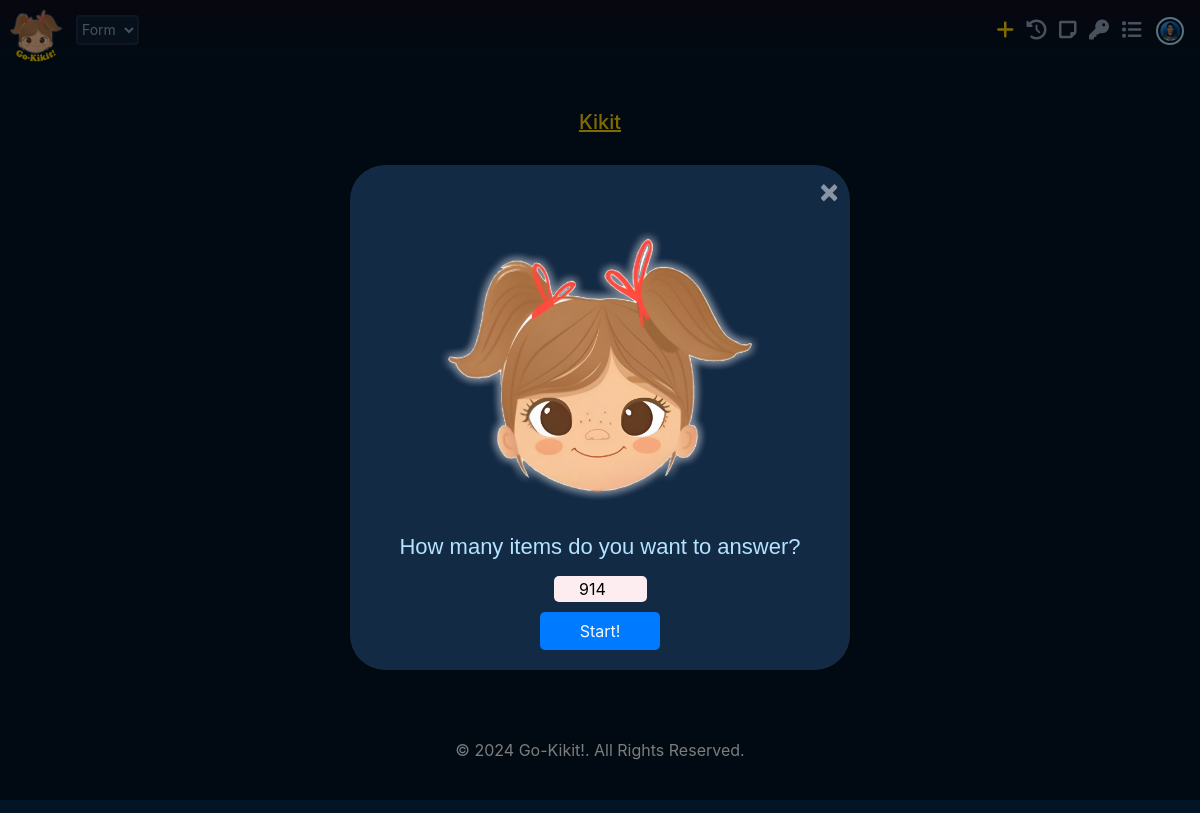
/questions_form.php, run on the app's committed database.
### tables this page shows
CREATE TABLE `tbl_creator` (
  `owner_id` int(20) NOT NULL,
  `userName` varchar(200) NOT NULL,
  `profilePic` varchar(200) NOT NULL,
  `dateAdded` timestamp NOT NULL DEFAULT current_timestamp(),
  `dateModified` timestamp NOT NULL DEFAULT current_timestamp() ON UPDATE current_timestamp(),
  `study_id` int(20) NOT NULL
);

CREATE TABLE `tbl_studies` (
  `study_id` int(20) NOT NULL,
  `title` varchar(200) NOT NULL,
  `pin1` varchar(200) NOT NULL,
  `pin2` varchar(200) NOT NULL,
  `dateAdded` timestamp NOT NULL DEFAULT current_timestamp(),
  `dateModified` timestamp NOT NULL DEFAULT current_timestamp() ON UPDATE current_timestamp()
);

### questions_form.php (the view, shortened to what this page needs)
<?php
require_once "config.php";
$show_welcome_modal = false;
$study_id = isset($_SESSION['study_id']) ? $_SESSION['study_id'] : 1;
$sql_study_name = "
    SELECT s.title
    FROM tbl_studies s
    WHERE s.study_id = :study_id
";
try {
    $stmt_study_name = $pdo->prepare($sql_study_name);
    $stmt_study_name->bindParam(':study_id', $study_id, PDO::PARAM_INT);
    $stmt_study_name->execute();
    $study = $stmt_study_name->fetch(PDO::FETCH_ASSOC);
    $study_name = $study['title'] ?? 'Unknown Study';
} catch (PDOException $e) {
    die("Query failed: " . $e->getMessage());
}
$sql_total_questions = "
    SELECT COUNT(*) AS total
    FROM tbl_questions
    WHERE study_id = :study_id
";
try {
    $stmt_total = $pdo->prepare($sql_total_questions);
    $stmt_total->bindParam(':study_id', $study_id, PDO::PARAM_INT);
    $stmt_total->execute();
    $total_question_data = $stmt_total->fetch(PDO::FETCH_ASSOC);
    $total_questions = $total_question_data['total'] ?? 0;
} catch (PDOException $e) {
    die("Query failed: " . $e->getMessage());
}
$sql_profile = "SELECT profilePic FROM tbl_creator WHERE study_id = :study_id";
try {
    $stmt_profile = $pdo->prepare($sql_profile);
    $stmt_profile->bindParam(':study_id', $study_id, PDO::PARAM_INT);
    $stmt_profile->execute();
    $user = $stmt_profile->fetch(PDO::FETCH_ASSOC);
    $profilePic = $user['profilePic'] ?? 'default_profile_pic.png';
} catch (PDOException $e) {
    die("Query failed: " . $e->getMessage());
}
$current_question_index = $_SESSION['current_question_index'] ?? 0;
$current_question_data = $_SESSION['questions'][$current_question_index] ?? null;
if ($show_welcome_modal || ($_SESSION['welcome_modal_shown'] === false || ($_SESSION['form_questions_count'] === 0 && $_SESSION['form_score'] === 0))) {
    $show_welcome_modal = true;
} else {
    $show_welcome_modal = false;
}
$form_total_questions = $_SESSION['form_questions_count'];
$form_correct_answers = $_SESSION['form_score'];
$form_percentage = ($form_total_questions > 0) ? ($form_correct_answers / $form_total_questions) * 100 : 0;
?>
<!DOCTYPE html>
<html lang="en">
<head>
    <link rel="stylesheet" href="https://maxcdn.bootstrapcdn.com/bootstrap/4.5.2/css/bootstrap.min.css">
    <link rel="stylesheet" href="https://cdnjs.cloudflare.com/ajax/libs/font-awesome/5.15.4/css/all.min.css">
    <link rel="stylesheet" href="https://cdnjs.cloudflare.com/ajax/libs/font-awesome/6.0.0-beta3/css/all.min.css">
</head>
<body>
    <nav class="navbar navbar-expand-lg" id="navbar">
        <img src="../go-kikit/icons/LOGO-GO-KIKIT-V2.png" alt="Go-Kikit-Face" class="Go-Kikit-Face" id="Go-Kikit-Face">
        <div class="form-group" style="position: absolute; margin-left: 60px; margin-top: 15px;">
            <select id="studyOptions" class="form-control" onchange="window.location.href=this.value;">
                <option value="questions_form.php">Form</option>
            </select>
        </div>
        <div class="ml-auto navbar-icons">
            <button type="button" class="btn plus-icon ml-2 <?php echo !isset($current_question_data) ? 'zoom-in-out gold-icon' : ''; ?>" onclick="window.location.href='crud/question_create.php'" title="Add New Question">
                <i class="fas fa-plus" id="plus-icon"></i>
            </button>
            <button type="button" class="btn history-icon ml-2" onclick="window.location.href='questions_history.php'" title="Questions History">
                <i class="fas fa-history" id="history-icon"></i>
            </button>
            <button type="button" class="btn notes-icon ml-2 text-dark" onclick="window.location.href='questions_notes.php'" title="View Notes">
                <i class="fas fa-sticky-note" id="notes-icon"></i>
            </button>
            <button type="button" class="btn keywords-icon ml-2 text-dark" onclick="window.location.href='questions_keywords.php'" title="View Keywords">
                <i class="fas fa-key" id="keywords-icon"></i>
            </button>
            <button type="button" class="btn list-icon ml-2" onclick="window.location.href='questions_list.php'" title="Questions List">
                <i class="fas fa-list" id="list-icon"></i>
            </button>
            <img src="images/<?php echo htmlspecialchars($profilePic); ?>" class="img-fluid zoomable-image rounded-square dropdown" id="profile-icon" title="Your Profile" alt="Profile Picture" data-toggle="dropdown" aria-haspopup="true" aria-expanded="false">
        </div>
    </nav>
<?php if ($show_welcome_modal): ?>
    <div class="modal fade p-4" id="welcomeModal" tabindex="-1" role="dialog" aria-labelledby="welcomeModalLabel" aria-hidden="true">
        <div class="modal-dialog modal-dialog-centered" role="document">
            <div class="modal-content">
                <button type="button" class="close" data-dismiss="modal" aria-label="Close">
                    <span aria-hidden="true">&times;</span>
                </button>
                <div class="modal-body text-center">
                    <img src="../go-kikit/icons/ICON_KIKIT.png" alt="icon-kikit-face" class="icon-kikit-face mt-5 mb-0">
                    <p class="mt-4">How many items do you want to answer?</p>
                    <form id="numItemsForm" method="POST">
                        <input type="number" id="numItems" name="num_items" min="1" max="<?= $total_questions ?>" value="<?= $total_questions ?>" required>
                        <button type="submit" class="btn text-light bg-primary" id="start-exam-button">Start!</button>
                    </form>
                </div>
            </div>
        </div>
    </div>
<?php endif; ?>
<div class="container question-container">
    <h5 class="mb-3" id="study-name"><?php echo htmlspecialchars($study_name); ?></h5>
    <?php if (!empty($_SESSION['questions'])): ?>
        <div class="text-center">
            <h2 class="text-center" id="head-questionnaire">Questionnaire <?php echo $_SESSION['questionnaire_count']; ?></h2>
            <div class="takes">
                <span class="take-count">Take <?php echo $_SESSION['attempt_count']; ?></span>
            </div>
        </div>
        <div id="form_scoreDisplay">
            Score: <?php echo $form_correct_answers; ?> / <?php echo $form_total_questions; ?>
        </div>
        <div class="progress-container">
            <div class="progress-bar">
                <div class="progress-bar-correct" id="progress-bar-correct"></div>
                <div class="progress-bar-incorrect" id="progress-bar-incorrect"></div>
                <span class="percentage-label" id="percentage-label"><?php echo $form_percentage; ?>%</span>
            </div>
        </div>
        <form id="examForm" method="POST">
            <div id="questions-container">
                <?php $count = 1; ?>
                <?php foreach ($_SESSION['questions'] as $row): ?>
                    <div class="card" data-answer="<?php echo htmlspecialchars($row['answer']); ?>" data-question-id="<?php echo $row['question_id']; ?>">
                        <div class="status-icon"></div>
                        <div class="mb-2">
                            <p class="item-number d-inline"><strong><?php echo $count . '. '; ?></strong></p>
                            <p class="category d-inline"><i><?php echo htmlspecialchars($row['category']); ?></i></p>
                        </div>
                        <div>
                            <?php
                            $sql_image = "SELECT image FROM tbl_questions WHERE question_id = :question_id";
                            try {
                                $stmt_image = $pdo->prepare($sql_image);
                                $stmt_image->bindParam(':question_id', $row['question_id'], PDO::PARAM_INT);
                                $stmt_image->execute();
                                $image_data = $stmt_image->fetch(PDO::FETCH_ASSOC);
                                $image_filename = $image_data['image'] ?? null;
                            } catch (PDOException $e) {
                                die("Error fetching image: " . $e->getMessage());
                            }
                            ?>
                            <?php if ($image_filename): ?>
                                <img src="images/<?php echo htmlspecialchars($image_filename); ?>" alt="Question Image" class="img-fluid mt-2 mb-4" style="width: 100%; height: auto;">
                            <?php endif; ?>
                        </div>
                        <div class="question">
                            <h5 class="d-inline"><?php echo nl2br(htmlspecialchars($row['question'])); ?></h5>
                        </div>
                        <hr id="hr"></hr>
                        <div class="choices mt-0 mb-0">
                            <?php foreach ($row['choices'] as $choice): ?>
                                <label class="choice-label d-flex align-items-start mt-0 mb-0">
                                    <input type="radio" name="question_<?php echo $row['question_id']; ?>" value="<?php echo htmlspecialchars($choice['choice']); ?>" required>
                                    <?php echo htmlspecialchars($choice['choice']); ?>
                                </label>
                            <?php endforeach; ?>
                        </div>
                    </div>
                    <?php $count++; ?>
                <?php endforeach; ?>
            </div>
            <div class="bottom-buttons mb-0">
                <button type="button" class="btn text-light mb-1 bg-primary" id="submit-button" onclick="submitExam()">Submit</button>
                <button type="button" class="btn btn-transparent text-center align-self-end" id="go-up-button" onclick="goUpButton();">
                    <i class="fa fa-arrow-up"></i>
                </button>
                <div class="button-group">
                    <button type="button" class="btn text-light mb-1 bg-primary" id="retake-button" style="display:none;" onclick="retakeTest()">Retake</button>
                    <button type="button" class="btn text-light mb-1 bg-primary" id="next-test-button" style="display:none;" onclick="NextTest()">Next Test</button>
                </div>
            </div>
            <input type="hidden" name="attempt_action" id="attempt_action" value="">
            <input type="hidden" name="next_test" id="next_test" value="0">
        </form>
    <?php else: ?>
        <div class="centered-message">
            <div class="alert alert-transparent text-center">
                <h3 id="label-no-questions-yet">No questions yet.</h3>
                <label id="label-click-plus-icon"><i>Please click the "plus" icon above to start!</i></label>
            </div>
        </div>
    <?php endif; ?>
</div>
</body>
<footer class="footer text-light">
    <div class="footer-container">
        <div class="footer-content">
            <div class="footer-copyright">
                &copy; 2024 Go-Kikit!. All Rights Reserved.
            </div>
        </div>
    </div>
</footer>
</html>

### questions_form.php (style rules this page uses)
body { background-color: #031525; padding-bottom: 70px; }
#welcomeModal .modal-content { background-color: transparent; border: none; box-shadow: none; }
#welcomeModal .modal-body { padding: 10px; position: relative; background-color: transparent; }
#welcomeModal .modal-body::before { content: ""; position: absolute; top: 0; left: 0; width: 100%; height: 100%; padding: 30px; border-radius: 35px; background-color: #132a45; box-shadow: 0 0 10px rgba(0, 0, 0, 0.3); z-index: 1; }
#welcomeModal .close { position: absolute; top: 10px; right: 10px; z-index: 3; border: none; border-radius: 50%; background-color: transparent; outline: none; transition: color 0.3s, border 0.3s; }
#welcomeModal .close span { font-size: 2rem; color: white; }
.icon-kikit-face { margin-bottom: -13px; max-width: 70%; position: relative; z-index: 2; animation: zoomAndWave 1.2s ease-in-out; }
#welcomeModal .modal-body p { position: relative; color: #b5e3ff; font-size: 22px; font-family: sans-serif; line-height: 1.2em; z-index: 2; }
#numItemsForm { position: relative; z-index: 2; }
#numItemsForm label, #numItemsForm input, #numItemsForm button { display: block; margin: 10px auto; border-radius: 5px; }
#numItemsForm input { text-align: center; border: none; border-radius: 5px; background: #FDEDF1; }
#start-exam-button { width: 120px; }
.Go-Kikit-Face { position: absolute; height: 60px; margin-top: 10px; margin-left: -10px; z-index: 2; animation: zoomAndWave 1.2s ease-in-out; animation-play-state: paused; }
#navbar { min-height: 60px; display: flex; align-items: center; background: linear-gradient(to bottom, #0d0e1f 5%, rgba(13, 14, 31, 0) 100%); }
.footer { display: flex; justify-content: center; align-items: center; min-height: 70px !important; display: flex; align-items: center; margin-top: 40px; margin-bottom: -20px; background-color: #031525; padding: 0 20px; }
.zoom-in-out { animation: zoomInOut 1.5s infinite; }
.gold-icon #plus-icon { color: gold; }
#profile-icon { height: 28px; margin-top: 2px; margin-left: 10px; border: 2px solid #b5e3ff; border-radius: 50%; cursor: pointer; }
#studyOptions { width: 100%; height: 30px; color: #92a2b9; line-height: 30px; padding: 0; font-size: 14px; background-color: #0d2136; border: 2px solid #1e2a44; margin: auto; }
.plus-icon, .history-icon, .notes-icon, .keywords-icon, .list-icon, .settings-icon { display: inline-flex; align-items: center; justify-content: center; border: none; background: none; padding: 0; margin: 0; cursor: pointer; }
#plus-icon, #history-icon, #notes-icon, #keywords-icon, #list-icon, #settings-icon { color: #92a2b9; font-size: 20px; line-height: 1; }
.centered-message { display: flex; justify-content: center; align-items: center; height: 60vh; text-align: center; background-color: transparent; }
.centered-message .alert { margin: 0; }
#label-no-questions-yet { color: #7cacf8; }
#label-click-plus-icon { color: #92a2b9; font-size: 14px; margin: auto; }
#study-name { text-align: center; color: gold; text-decoration: underline; text-decoration-color: gold; }
.question-container { margin-top: 20px !important; max-width: 600px; min-height: 546px; position: relative; margin-bottom: 0px; }
@media (min-width: 768px) { .question-container { margin-top: 50px !important; max-width: 600px; min-height: 565px; position: relative; } }

### data on the page
tbl_creator: profilePic (picture)
tbl_studies: title "Kikit"
